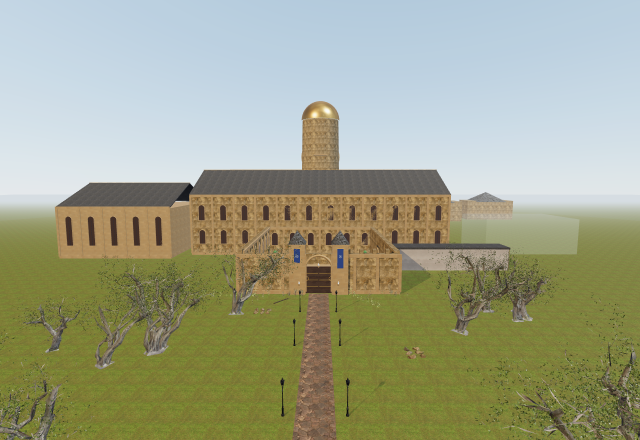
#> input picture assets-src/paintings/raw/landscape_0.png, 1280 x 880 px (shown at 1/2 size); its folder holds only this picture in this run
$ python paint_portraits.py
#> lines starting #> are read from the running program, lines starting #| are printed output that depends on the picture
#> in paint, src is the input picture: PIL image 1280x880 RGB; mean R, G, B 158.2, 162.3, 136.2
"""
Painterly finish for the Hall of Portraits paintings.

Input:  assets-src/paintings/raw/*.png  (Blender still lifes / bust studies, game landscapes)
Output: public/assets/textures/paintings/<name>.jpg

Steps: crop around the subject, old-master grading (deep shadows, warm aged varnish, softened
saturation), Kuwahara filter for brushwork, canvas weave, vignette. Deterministic (fixed seeds).

    python scripts/paint_portraits.py
"""
import os
import sys

import numpy as np
from PIL import Image

ROOT = os.path.abspath(os.path.join(os.path.dirname(__file__), ".."))
SRC = os.path.join(ROOT, "assets-src", "paintings", "raw")
OUT = os.path.join(ROOT, "public", "assets", "textures", "paintings")


def box_mean(a, r):
    """Mean over a (2r+1)^2 window (edge-padded), via summed-area tables."""
    p = np.pad(a, ((r + 1, r), (r + 1, r)) + ((0, 0),) * (a.ndim - 2), mode="edge")
    s = p.cumsum(0).cumsum(1)
    k = 2 * r + 1
    total = s[k:, k:] - s[:-k, k:] - s[k:, :-k] + s[:-k, :-k]
    return total / (k * k)


def kuwahara(img, r):
    """Classic 4-quadrant Kuwahara filter: flattens detail into brush-like patches, keeps edges."""
    h, w, _ = img.shape
    lum = img @ np.array([0.299, 0.587, 0.114])
    q = r // 2
    mean_c = box_mean(img, q)
    mean_l = box_mean(lum, q)
    var_l = box_mean(lum * lum, q) - mean_l**2
    best = np.full((h, w), np.inf)
    out = np.zeros_like(img)
    for dy in (-q, q):
        for dx in (-q, q):
            v = np.roll(np.roll(var_l, dy, 0), dx, 1)
            c = np.roll(np.roll(mean_c, dy, 0), dx, 1)
            take = v < best
            best = np.where(take, v, best)
            out[take] = c[take]
    return out


def centre_crop(img, aspect):
    """Crop to `aspect` (w/h) about the centre (the renders are composed centrally)."""
#> called with aspect = 1.45
    h, w, _ = img.shape
#> h = 880; w = 1280
    if w / h > aspect:
        cw, ch = int(h * aspect), h
#> cw = 1276; ch = 880
    else:
        cw, ch = w, int(w / aspect)
    x0 = (w - cw) // 2
#> x0 = 2
    y0 = (h - ch) // 2
#> y0 = 0
    return img[y0 : y0 + ch, x0 : x0 + cw]


def grade(img, landscape):
#> called with landscape = True
    lum = img.mean(2, keepdims=True)
    # Soften saturation, deepen shadows, lift highlights a touch (chiaroscuro).
    img = lum + (img - lum) * (0.8 if landscape else 0.7)
    # Soft shoulder so highlights never flatten into blank paper.
    img = img * 1.3 / (img + 0.3)
    img = np.clip((img - 0.06) / 0.94, 0, 1) ** (1.5 if landscape else 2.2)
    # Aged varnish: warm, slightly green-yellow highlights and brown shadows.
    varnish = np.array([1.0, 0.88, 0.62])
    img = img * varnish
    img = img + np.array([0.035, 0.022, 0.008]) * (1 - img)
    return np.clip(img, 0, 1)


def canvas(h, w, seed):
    rng = np.random.default_rng(seed)
    ys, xs = np.mgrid[0:h, 0:w]
    weave = 0.5 + 0.25 * np.sin(xs * 1.9) * np.sin(ys * 0.35) + 0.25 * np.sin(ys * 1.9) * np.sin(xs * 0.35)
    noise = rng.normal(0, 1, (h, w))
    noise = box_mean(noise, 1)
    return 1 - 0.06 * weave - 0.035 * noise


def vignette(h, w, strength):
    ys, xs = np.mgrid[0:h, 0:w]
    d = np.sqrt(((xs - w / 2) / (w / 2)) ** 2 + ((ys - h / 2) / (h / 2)) ** 2)
    return np.clip(1 - strength * np.clip(d - 0.15, 0, None) ** 2.2, 0.2, 1)


def paint(name, seed):
    src = Image.open(os.path.join(SRC, name)).convert("RGB")
    img = np.asarray(src, dtype=np.float64) / 255
    landscape = name.startswith("landscape")
    aspect = 1.45 if landscape else 1.1 / 1.4
    img = centre_crop(img, aspect)
    size = (640, 440) if landscape else (512, 652)
    img = np.asarray(Image.fromarray((img * 255).astype(np.uint8)).resize(size, Image.LANCZOS), dtype=np.float64) / 255
    img = grade(img, landscape)
    # Light brushwork: a small Kuwahara pass blended back over the form.
    img = kuwahara(img, 4) * 0.75 + img * 0.25
#> call 3 of box_mean, with r = 2
#> in box_mean (call 3), `p = np.pad(a, ((r + 1, r), (r + 1, r)) + ((0, 0),) * (a.ndim - 2), mod..`:
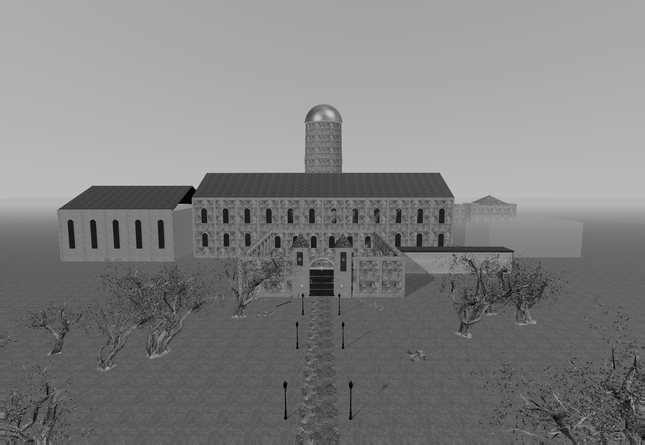
#> p: shape (445, 645) float64; min 0.000595, max 0.778, mean 0.503
#> in box_mean (call 3), `total = s[k:, k:] - s[:-k, k:] - s[k:, :-k] + s[:-k, :-k]`:
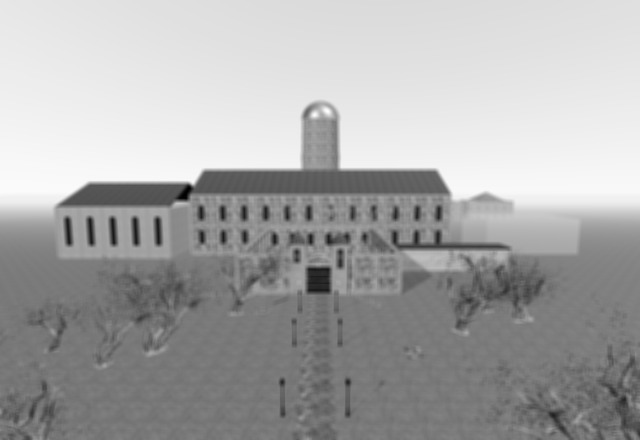
#> total: shape (440, 640) float64; min 0.58, max 18.61, mean 12.56; drawn with min black and max white
#> after the loop in kuwahara, `for dy in (-q, q):`:
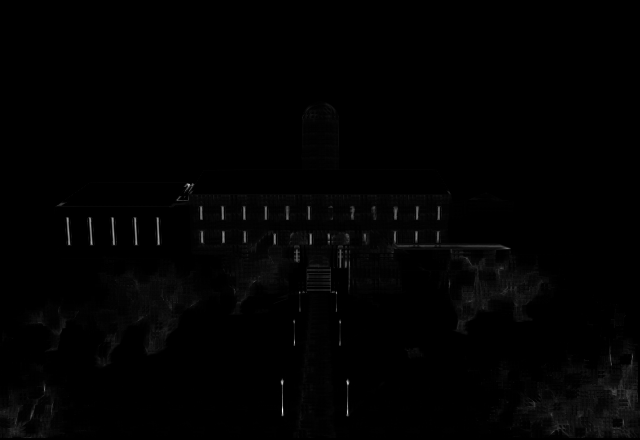
#> best: shape (440, 640) float64; min -4.07e-12, max 0.0411, mean 0.000368; drawn with min black and max white
#> after the loop in kuwahara, `for dy in (-q, q):`:
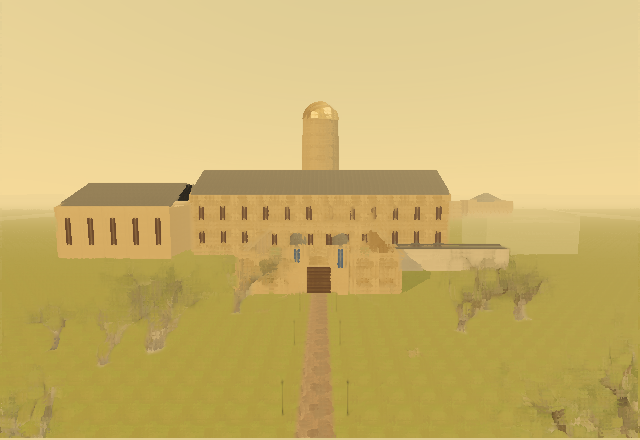
#> out: shape (440, 640, 3) float64; mean R, G, B 0.798, 0.705, 0.431
#> after the loop in kuwahara, `for dy in (-q, q):`:
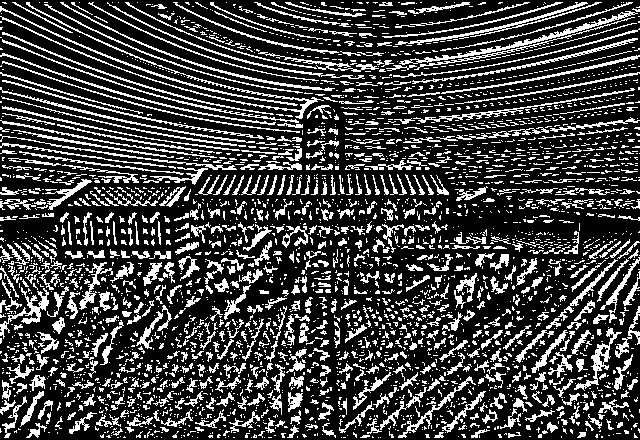
#> take: shape (440, 640) bool; 25.4% white in thin lines or dots
    h, w, _ = img.shape
#> h = 440; w = 640
    img = img * canvas(h, w, seed)[..., None] * vignette(h, w, 1.3 if not landscape else 0.7)[..., None]
#> call 4 of box_mean, with r = 1
#> in box_mean (call 4), `p = np.pad(a, ((r + 1, r), (r + 1, r)) + ((0, 0),) * (a.ndim - 2), mod..`:
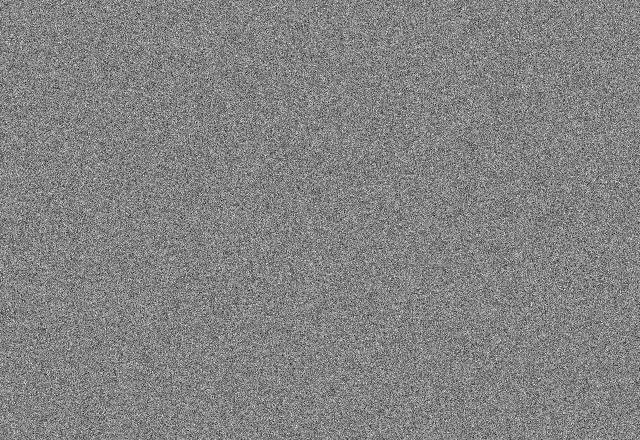
#> a: shape (440, 640) float64; min -4.58, max 4.3, mean 0.00173; drawn with min black and max white
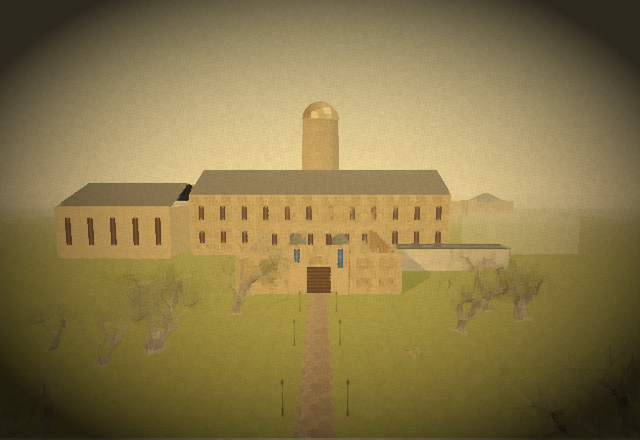
#> img: shape (440, 640, 3) float64; mean R, G, B 0.538, 0.473, 0.289
    os.makedirs(OUT, exist_ok=True)
    out = os.path.join(OUT, os.path.splitext(name)[0] + ".jpg")
    Image.fromarray((np.clip(img, 0, 1) * 255).astype(np.uint8)).save(out, quality=86)
    print("painted", out)


if __name__ == "__main__":
    names = sys.argv[1:] or sorted(n for n in os.listdir(SRC) if n.endswith(".png"))
    for i, n in enumerate(names):
        paint(n, 100 + i)

$ run again, on assets-src/paintings/raw/painting_2.png
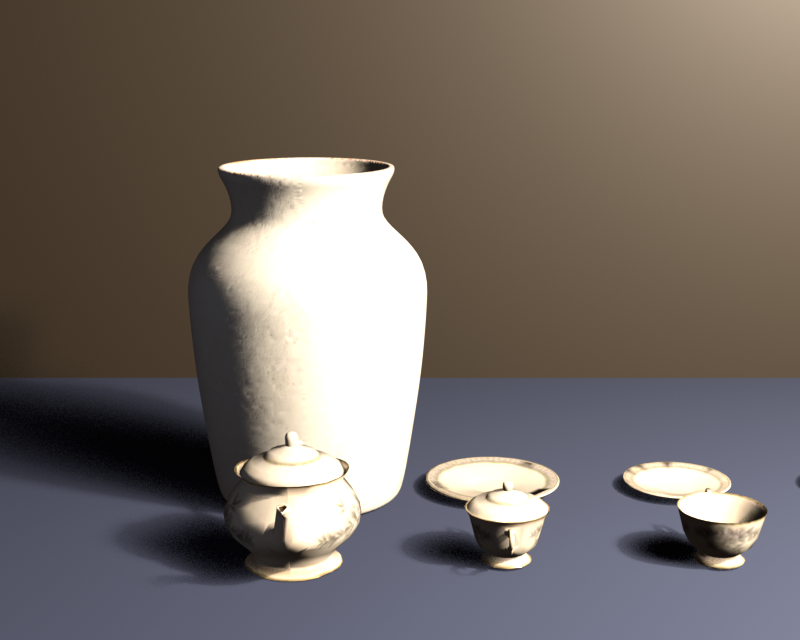
#> input picture assets-src/paintings/raw/painting_2.png, 800 x 640 px
#> p: shape (657, 517) float64
#> s: shape (657, 517) float64
#> total: shape (652, 512) float64
#> after the loop in kuwahara, `for dy in (-q, q):`:
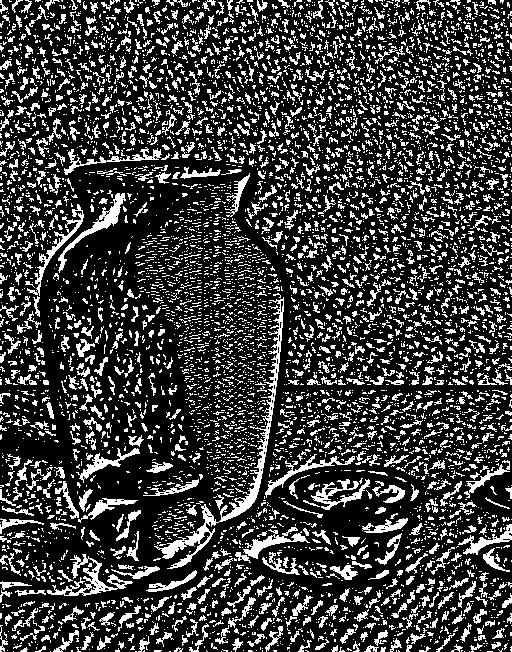
#> take: shape (652, 512) bool; 23.8% white in thin lines or dots
#> in paint, `img = img * canvas(h, w, seed)[..., None] * vignette(h, w, 1.3 if not ..`:
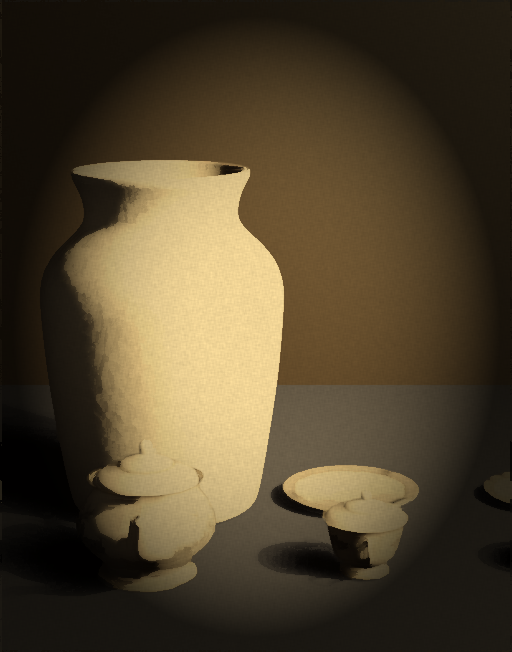
#> img: shape (652, 512, 3) float64; mean R, G, B 0.323, 0.273, 0.184; drawn with min black and max white

$ run again, on assets-src/paintings/raw/painting_3.png
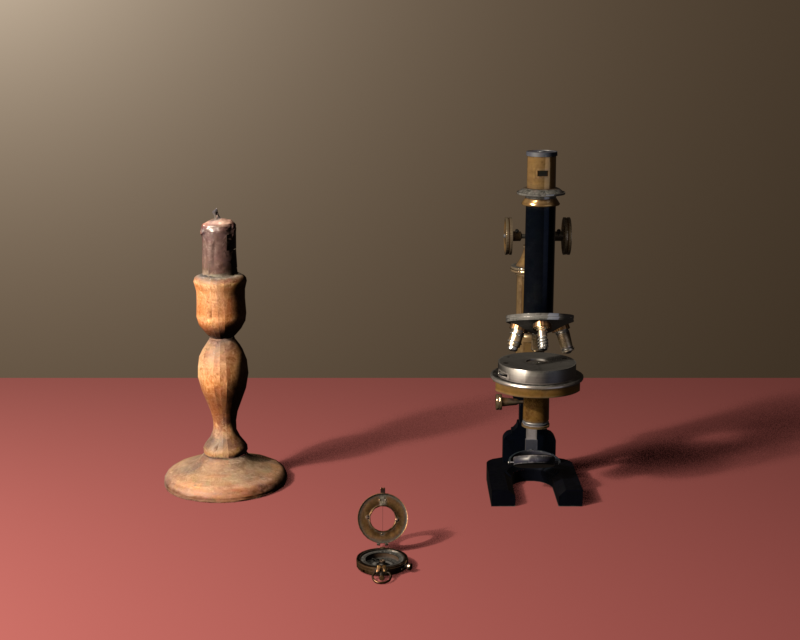
#> input picture assets-src/paintings/raw/painting_3.png, 800 x 640 px
#> p: shape (657, 517) float64
#> s: shape (657, 517) float64
#> total: shape (652, 512) float64
#> after the loop in kuwahara, `for dy in (-q, q):`:
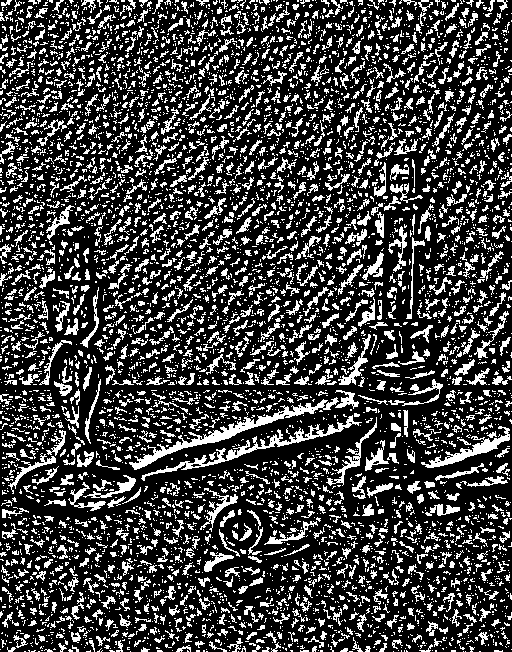
#> take: shape (652, 512) bool; 25.4% white in thin lines or dots
#> in paint, `img = img * canvas(h, w, seed)[..., None] * vignette(h, w, 1.3 if not ..`:
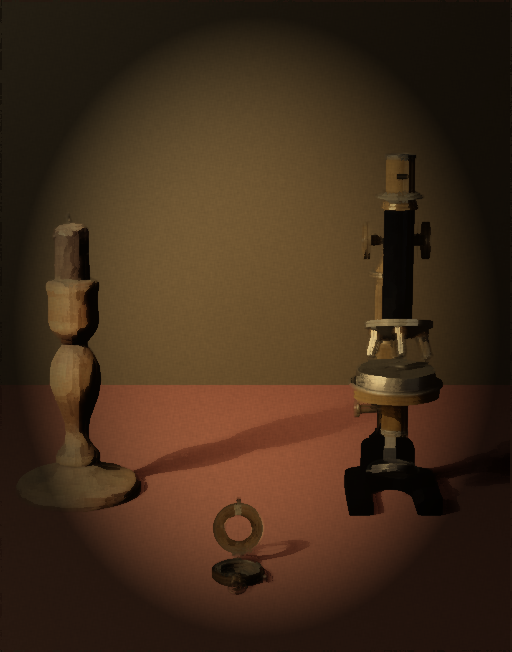
#> img: shape (652, 512, 3) float64; mean R, G, B 0.258, 0.178, 0.107

$ run again, on assets-src/paintings/raw/painting_4.png
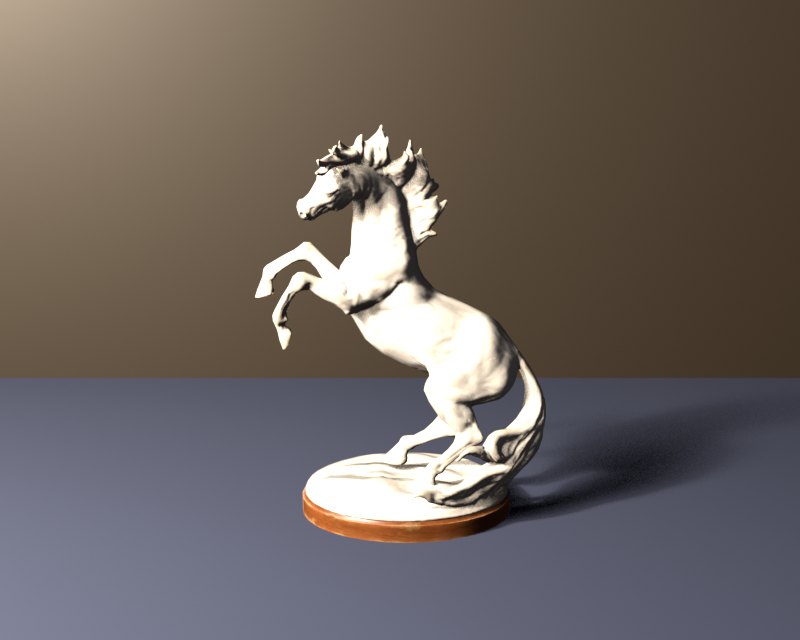
#> input picture assets-src/paintings/raw/painting_4.png, 800 x 640 px
#> p: shape (657, 517) float64
#> s: shape (657, 517) float64
#> total: shape (652, 512) float64
#> in paint, `img = img * canvas(h, w, seed)[..., None] * vignette(h, w, 1.3 if not ..`:
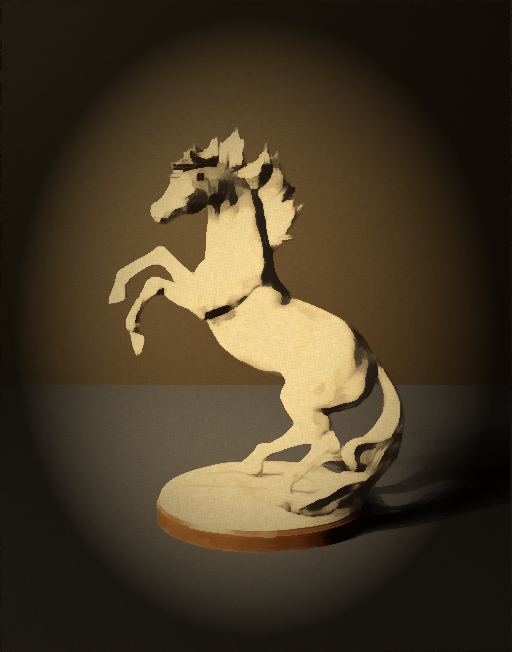
#> img: shape (652, 512, 3) float64; mean R, G, B 0.289, 0.24, 0.161; drawn with min black and max white
